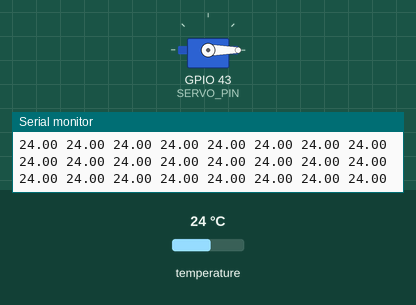
This sketch was run on a simulated ESP32. Shown: servo, the last lines printed to the serial monitor. The test bench sets the inputs (shaded band); at power-on: temperature 24 °C.

Above: at 0.15 s.
At 7.3 s:
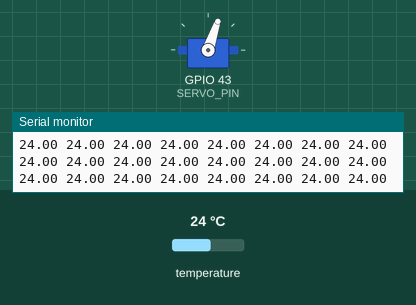
7.4 s: temperature set to 28 °C
At 8.54 s:
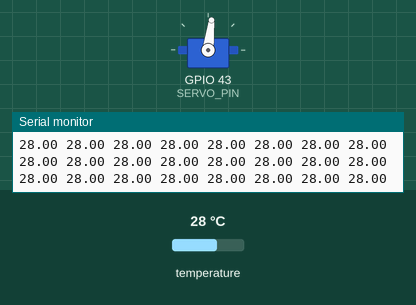
Timing chart, 0 to 19.4 s (numbered marks = the images above; inputs shaded):
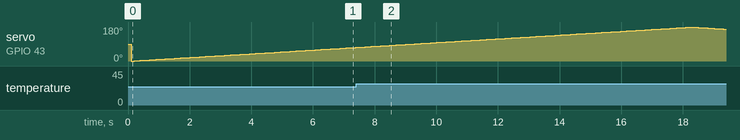

Measured:
- by itself, servo on GPIO 43 (SERVO_PIN): rises from 72° to 179° in 10.7 s, then falls to 169° in 1.1 s

The sketch:

hello.ino
```cpp
/**
 * In this program, the servo sweeps from `s_origin_deg` and `s_max_deg` using `move_servo_to_from(int servo_origin_deg, int servo_max)`
 * and the ability to move to a specific angle with `move_servo_to_deg(int deg)`.
 * The IR sensor (AMG8833) is implemented so that it can successfully calibrate to room temperature,
 * get the 64 element array (`float*`) representing the 8x8 thermal image, and decide if something is detected to prove functionality of the sensor.
 * The whole system moves at `10Hz` because that is the max speed of the IR sensor.
*/

#include <Adafruit_AMG88xx.h> //for IR sensor
#include <ESP32Servo.h> // for servo

Adafruit_AMG88xx g_ir_sensor;
Servo g_myservo;

const int SAMPLE_RATE_MS = 100; // max rate of IR camera sensing (10Hz)
const int SERVO_PIN = D6;

// States have been done in order to test if dectection of a human is possible and to further understand the hardware
enum State{
  CALIBRATING, //this will wait a certain amount of time to gather data and make a decision of what the threshold for detection is
  RUNNING // this will run the servo and IR camera, printing if something breaks the threshold
};

/**
 * helper method to move servo to and from servo_origin_deg to servo_max and back
 *
 * @param servo_origin_deg, servo_max
 * @return current degree of servo
 */
int move_servo_to_from(int servo_origin_deg, int servo_max);

/**
 * helper method to move servo to a single position at deg
 *
 * @param deg degree to move to
 * @return current degree of servo
 */
int move_servo_to_deg(int deg);

/**
 * helper method to use get IR values and average value from the sensor.
 *
 * @param pixel_str so that we can send back the 8x8 grid of values from IR sensor in string format. "returns" this string to be printed if needed.
 * @return float which is the average of all of the IR sensor values
 */
float get_IR_values_avg(String &pixel_str);

/**
 * prints info from IR sensor and servo
 *
 * @param pixel_str, average_IR, servo_deg all values that need to be printed
 */
void print_info(String pixel_str, float average_IR, int servo_deg);

void setup() {
  Serial.begin(115200);
  bool status = g_ir_sensor.begin();
  if (!status) {
    Serial.printf("IR sensor error!\n");
    while (1);
  }
  g_myservo.attach(SERVO_PIN);
  if(!g_myservo.attached()){
    Serial.printf("Servo error!\n");
  }
  delay(100); // let sensor boot up. This was in IR sensor's manufacturer's code so I implemented it here.
}

void loop() {
  static State s_state = CALIBRATING;
  static unsigned long s_current_time_ms;
  static unsigned long s_last_sample_time_ms;
  static int s_origin_deg = 0;
  static int s_max_deg = 180;
  static int num_readings = 0;
  static float s_threshold; //this will become the level at which some heat signature is detected
  static float s_amount_of_noise = 2.0; // this is an extra level to smooth detector reading, 2.0 seems to be working quite well
  static unsigned long s_calibration_time_ms = 10000; // time to calibrate for

  String pixel_str;
  float average_IR;
  int servo_deg;

  s_current_time_ms = millis();

  if(s_current_time_ms - s_last_sample_time_ms > SAMPLE_RATE_MS){
    servo_deg = move_servo_from_to(s_origin_deg, s_max_deg);
    average_IR = get_IR_values_avg(pixel_str);
    num_readings ++;

    switch(s_state){
      case RUNNING:
        if (average_IR > s_threshold){
          Serial.printf("DECTECTED SOMETHING!\n");
        }
        break;
      case CALIBRATING:
        s_threshold += average_IR;
        if(s_current_time_ms > s_calibration_time_ms){
          s_state = RUNNING;
          s_threshold = (s_threshold / num_readings) + s_amount_of_noise; // getting average reading for time in calibration state
          Serial.printf("Done Calibrating, threshold is: %f\n", s_threshold);
        }
        break;
    }
    print_info(pixel_str, average_IR, servo_deg);
    s_last_sample_time_ms = s_current_time_ms;
  }

}

int move_servo_from_to(int servo_origin_deg, int servo_max){
  static int s_servo_pos_deg = servo_origin_deg;
  static bool s_is_servo_increasing = false;
  move_servo_to_deg(s_servo_pos_deg);
  if (s_servo_pos_deg <= servo_origin_deg) {
    s_is_servo_increasing = true;
  }
  if (s_is_servo_increasing) {
    s_servo_pos_deg++;
  }
  if (s_servo_pos_deg >= servo_max) {
    s_is_servo_increasing = false;
  }
  if (!s_is_servo_increasing){
    s_servo_pos_deg--;
  }
  return s_servo_pos_deg;
}

float get_IR_values_avg(String &pixel_str){
  float pixels[AMG88xx_PIXEL_ARRAY_SIZE];

  g_ir_sensor.readPixels(pixels); // getting 8x8 IR values in 64 long float*
  pixel_str = "";
  float average_read = 0.0;

  for (int i = 0; i < AMG88xx_PIXEL_ARRAY_SIZE; i++) {
    pixel_str += String(pixels[i]) + " ";
    average_read += pixels[i];
    if((i+1)%8==0){
      pixel_str += "\n"; // to make string 8x8 when printed
    }
  }
  return average_read / AMG88xx_PIXEL_ARRAY_SIZE;
}

int move_servo_to_deg(int deg){
  g_myservo.write(deg);
  return deg;
}

void print_info(String pixel_str, float average_IR, int servo_deg){
  Serial.printf("average IR sensor reading: %f \n", average_IR);
  Serial.printf("current servo degree: %d\n", servo_deg);
  Serial.print("pixels:\n");
  Serial.print(pixel_str);
  Serial.println();
}
```
